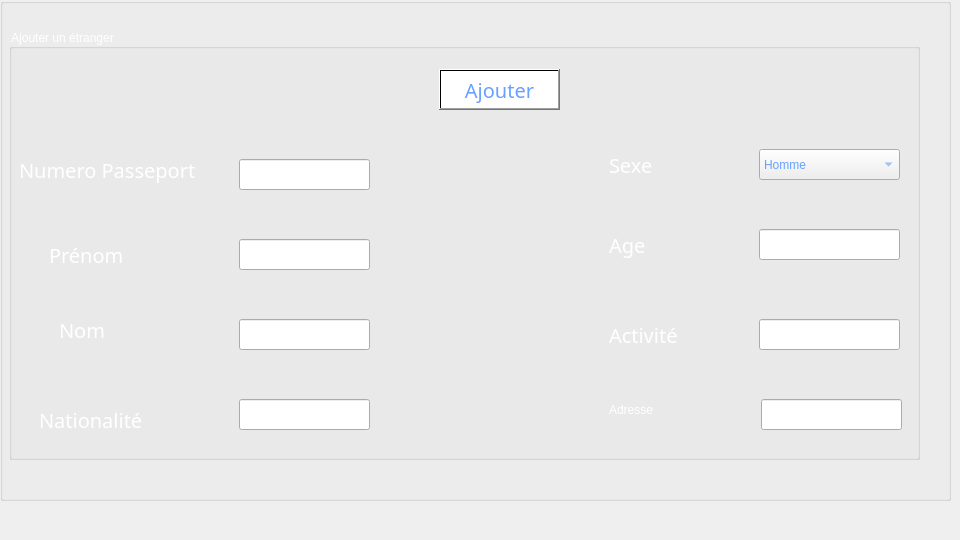
        <widget class="QWidget" name="ajouterCit_2">
         <attribute name="title">
          <string>Ajouter</string>
         </attribute>
         <widget class="QGroupBox" name="groupBox_10">
          <property name="geometry">
           <rect>
            <x>0</x>
            <y>-30</y>
            <width>951</width>
            <height>531</height>
           </rect>
          </property>
          <property name="font">
           <font>
            <family>Rockwell</family>
            <pointsize>15</pointsize>
            <weight>50</weight>
            <italic>false</italic>
            <bold>false</bold>
            <underline>true</underline>
           </font>
          </property>
          <property name="autoFillBackground">
           <bool>false</bool>
          </property>
          <property name="styleSheet">
           <string notr="true">color:rgb(255, 255, 255);</string>
          </property>
          <property name="title">
           <string>Ajouter un citoyen</string>
          </property>
          <property name="flat">
           <bool>false</bool>
          </property>
          <property name="checkable">
           <bool>false</bool>
          </property>
          <widget class="QLabel" name="label_112">
           <property name="geometry">
            <rect>
             <x>0</x>
             <y>30</y>
             <width>951</width>
             <height>501</height>
            </rect>
           </property>
           <property name="styleSheet">
            <string notr="true">background-image: url(:/1.jpg);</string>
           </property>
           <property name="text">
            <string/>
           </property>
          </widget>
          <widget class="QGroupBox" name="groupBox_11">
           <property name="geometry">
            <rect>
             <x>9</x>
             <y>59</y>
             <width>911</width>
             <height>431</height>
            </rect>
           </property>
           <property name="title">
            <string>Ajouter un étranger</string>
           </property>
           <widget class="QLabel" name="label_113">
            <property name="geometry">
             <rect>
              <x>30</x>
              <y>370</y>
              <width>151</width>
              <height>41</height>
             </rect>
            </property>
            <property name="font">
             <font>
              <family>Rockwell</family>
              <pointsize>15</pointsize>
              <weight>50</weight>
              <italic>false</italic>
              <bold>false</bold>
             </font>
            </property>
            <property name="text">
             <string>Nationalité</string>
            </property>
           </widget>
           <widget class="QLabel" name="label_114">
            <property name="geometry">
             <rect>
              <x>600</x>
              <y>360</y>
              <width>121</width>
              <height>41</height>
             </rect>
            </property>
            <property name="text">
             <string>Adresse</string>
            </property>
           </widget>
           <widget class="QLineEdit" name="lineEdit_17">
            <property name="geometry">
             <rect>
              <x>752</x>
              <y>370</y>
              <width>141</width>
              <height>31</height>
             </rect>
            </property>
            <property name="styleSheet">
             <string notr="true">color:rgb(103, 161, 255);
</string>
            </property>
           </widget>
           <widget class="QLineEdit" name="nom_3">
            <property name="geometry">
             <rect>
              <x>230</x>
              <y>290</y>
              <width>131</width>
              <height>31</height>
             </rect>
            </property>
            <property name="styleSheet">
             <string notr="true">color:rgb(103, 161, 255);
</string>
            </property>
           </widget>
           <widget class="QLabel" name="label_115">
            <property name="geometry">
             <rect>
              <x>50</x>
              <y>280</y>
              <width>71</width>
              <height>41</height>
             </rect>
            </property>
            <property name="font">
             <font>
              <family>Rockwell</family>
              <pointsize>15</pointsize>
              <weight>50</weight>
              <italic>false</italic>
              <bold>false</bold>
             </font>
            </property>
            <property name="text">
             <string>Nom</string>
            </property>
           </widget>
           <widget class="QLineEdit" name="activite_3">
            <property name="geometry">
             <rect>
              <x>750</x>
              <y>290</y>
              <width>141</width>
              <height>31</height>
             </rect>
            </property>
            <property name="styleSheet">
             <string notr="true">color:rgb(103, 161, 255);
</string>
            </property>
           </widget>
           <widget class="QLabel" name="label_116">
            <property name="geometry">
             <rect>
              <x>600</x>
              <y>290</y>
              <width>131</width>
              <height>31</height>
             </rect>
            </property>
            <property name="font">
             <font>
              <family>Rockwell</family>
              <pointsize>15</pointsize>
              <weight>50</weight>
              <italic>false</italic>
              <bold>false</bold>
             </font>
            </property>
            <property name="text">
             <string>Activité</string>
            </property>
           </widget>
           <widget class="QLineEdit" name="age">
            <property name="geometry">
             <rect>
              <x>750</x>
              <y>200</y>
              <width>141</width>
              <height>31</height>
             </rect>
            </property>
            <property name="styleSheet">
             <string notr="true">color:rgb(103, 161, 255);
</string>
            </property>
           </widget>
           <widget class="QLabel" name="label_117">
            <property name="geometry">
             <rect>
              <x>600</x>
              <y>200</y>
              <width>81</width>
              <height>31</height>
             </rect>
            </property>
            <property name="font">
             <font>
              <family>Rockwell</family>
              <pointsize>15</pointsize>
              <weight>50</weight>
              <italic>false</italic>
              <bold>false</bold>
             </font>
            </property>
            <property name="text">
             <string>Age</string>
            </property>
           </widget>
           <widget class="QComboBox" name="comboBox_6">
            <property name="geometry">
             <rect>
              <x>750</x>
              <y>120</y>
              <width>141</width>
              <height>31</height>
             </rect>
            </property>
            <property name="styleSheet">
             <string notr="true">color:rgb(103, 161, 255);
</string>
            </property>
            <item>
             <property name="text">
              <string>Homme</string>
             </property>
            </item>
            <item>
             <property name="text">
              <string>Femme</string>
             </property>
            </item>
           </widget>
           <widget class="QLabel" name="label_118">
            <property name="geometry">
             <rect>
              <x>600</x>
              <y>120</y>
              <width>81</width>
              <height>31</height>
             </rect>
            </property>
            <property name="font">
             <font>
              <family>Rockwell</family>
              <pointsize>15</pointsize>
              <weight>50</weight>
              <italic>false</italic>
              <bold>false</bold>
             </font>
            </property>
            <property name="text">
             <string>Sexe</string>
            </property>
           </widget>
           <widget class="QLineEdit" name="prenom_3">
            <property name="geometry">
             <rect>
              <x>230</x>
              <y>210</y>
              <width>131</width>
              <height>31</height>
             </rect>
            </property>
            <property name="styleSheet">
             <string notr="true">color:rgb(103, 161, 255);
</string>
            </property>
           </widget>
           <widget class="QLabel" name="label_119">
            <property name="geometry">
             <rect>
              <x>40</x>
              <y>210</y>
              <width>111</width>
              <height>31</height>
             </rect>
            </property>
            <property name="font">
             <font>
              <family>Rockwell</family>
              <pointsize>15</pointsize>
              <weight>50</weight>
              <italic>false</italic>
              <bold>false</bold>
             </font>
            </property>
            <property name="text">
             <string>Prénom</string>
            </property>
           </widget>
           <widget class="QLineEdit" name="numPass">
            <property name="geometry">
             <rect>
              <x>230</x>
              <y>130</y>
              <width>131</width>
              <height>31</height>
             </rect>
            </property>
            <property name="styleSheet">
             <string notr="true">color:rgb(103, 161, 255);
</string>
            </property>
           </widget>
           <widget class="QLabel" name="label_120">
            <property name="geometry">
             <rect>
              <x>10</x>
              <y>120</y>
              <width>221</width>
              <height>41</height>
             </rect>
            </property>
            <property name="font">
             <font>
              <family>Rockwell</family>
              <pointsize>15</pointsize>
              <weight>50</weight>
              <italic>false</italic>
              <bold>false</bold>
             </font>
            </property>
            <property name="text">
             <string>Numero Passeport</string>
            </property>
           </widget>
           <widget class="QPushButton" name="ajouter_etranger">
            <property name="enabled">
             <bool>true</bool>
            </property>
            <property name="geometry">
             <rect>
              <x>430</x>
              <y>40</y>
              <width>121</width>
              <height>41</height>
             </rect>
            </property>
            <property name="font">
             <font>
              <family>Rockwell</family>
              <pointsize>15</pointsize>
              <weight>50</weight>
              <italic>false</italic>
              <bold>false</bold>
             </font>
            </property>
            <property name="acceptDrops">
             <bool>false</bool>
            </property>
            <property name="autoFillBackground">
             <bool>false</bool>
            </property>
            <property name="styleSheet">
             <string notr="true">color:rgb(103, 161, 255);
background-color: qlineargradient(spread:pad, x1:1, y1:0, x2:1, y2:0, stop:0.919598 rgba(255, 255, 255), stop:0.98 rgba(0, 0, 0, 255), stop:1 rgba(235, 148, 61, 255));

</string>
            </property>
            <property name="text">
             <string>Ajouter</string>
            </property>
           </widget>
           <widget class="QLineEdit" name="nationalite">
            <property name="geometry">
             <rect>
              <x>230</x>
              <y>370</y>
              <width>131</width>
              <height>31</height>
             </rect>
            </property>
            <property name="styleSheet">
             <string notr="true">color:rgb(103, 161, 255);
</string>
            </property>
           </widget>
          </widget>
         </widget>
        </widget>
